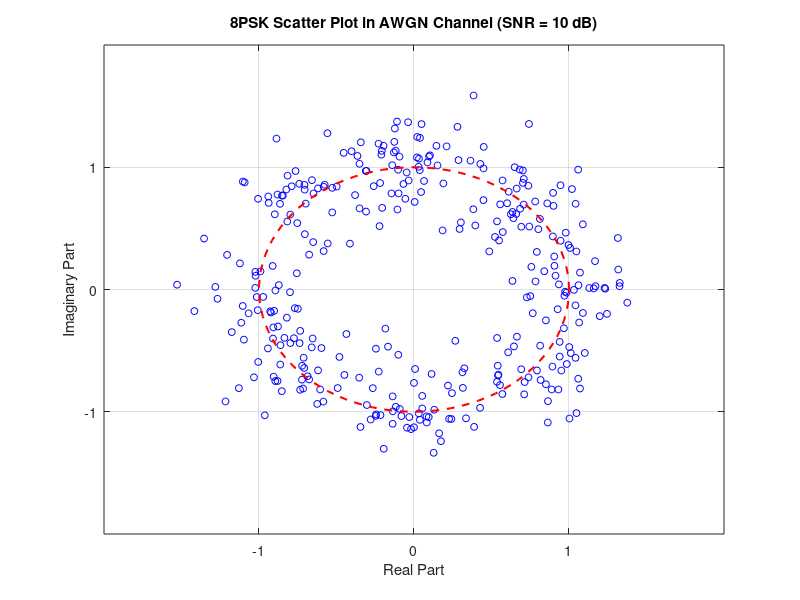
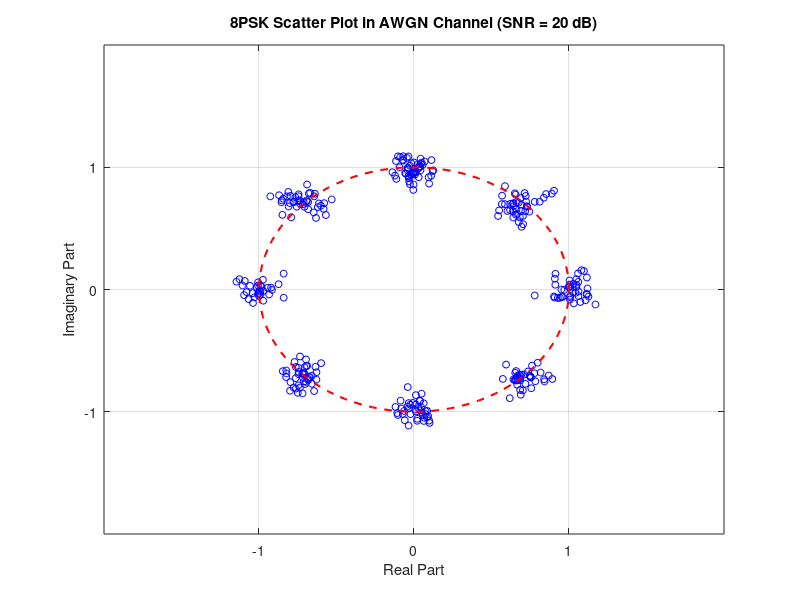

The MATLAB script that drew these images, in order:
% Generate the random sequence
sequence = randi([0 1], 999, 1);

% Create the 8-PSK symbols (3 bits per symbol for 8PSK)
symbol_seq = reshape(sequence, [], 3);  % Reshape into groups of 3 bits

% Convert to decimal indices for 8PSK mapping
symbol_seq_dec = bi2de(symbol_seq, 'left-msb');  % Convert binary to decimal

% 8PSK symbol mapping (phase shifts: 0 to 7, equidistant on the unit circle)
symbol_mapping = exp(1j * (2*pi*(0:7)/8));  % 8PSK symbols (unit circle)

% Map binary sequence to 8PSK symbols
psk8_symbols = symbol_mapping(symbol_seq_dec + 1);  % +1 due to 1-indexing

% Set SNR values for simulation
SNR_values = [10, 20];

% Loop through different SNR values and simulate the transmission through AWGN channel
for snr = SNR_values
    % Add AWGN to the signal
    received_symbols = awgn(psk8_symbols, snr, 'measured');

    % Plot the received symbols in the complex plane
    figure;
    plot(real(received_symbols), imag(received_symbols), 'bo', 'MarkerSize', 5);
    grid on;
    xlabel('Real Part');
    ylabel('Imaginary Part');
    title(['8PSK Scatter Plot in AWGN Channel (SNR = ', num2str(snr), ' dB)']);
    axis([-2 2 -2 2]);  % Set axis limits
    xticks([-1 0 1]);
    yticks([-1 0 1]);

    hold on;
    % Plot the unit circle for reference
    theta = linspace(0, 2*pi, 100);  % Angle from 0 to 2π
    x_circle = cos(theta);  % x-coordinates of the unit circle
    y_circle = sin(theta);  % y-coordinates of the unit circle
    plot(x_circle, y_circle, 'r--', 'LineWidth', 1.5);
    hold off;
end
